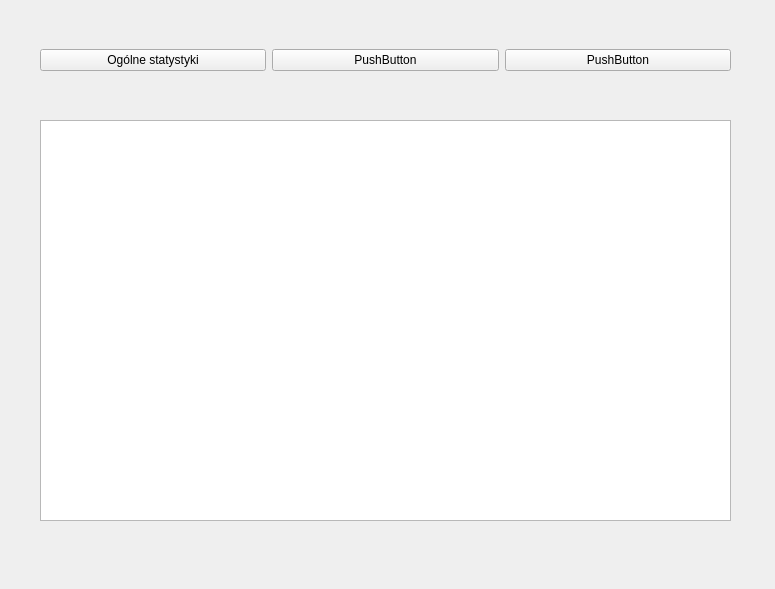
<?xml version="1.0" encoding="UTF-8"?>
<ui version="4.0">
 <class>Add_new_class_window</class>
 <widget class="QWidget" name="Add_new_class_window">
  <property name="geometry">
   <rect>
    <x>0</x>
    <y>0</y>
    <width>775</width>
    <height>589</height>
   </rect>
  </property>
  <property name="font">
   <font>
    <pointsize>9</pointsize>
   </font>
  </property>
  <property name="windowTitle">
   <string>New Class</string>
  </property>
  <widget class="QWidget" name="horizontalLayoutWidget">
   <property name="geometry">
    <rect>
     <x>40</x>
     <y>20</y>
     <width>691</width>
     <height>80</height>
    </rect>
   </property>
   <layout class="QHBoxLayout" name="horizontalLayout">
    <item>
     <widget class="QPushButton" name="general_stats_button">
      <property name="text">
       <string>Ogólne statystyki</string>
      </property>
     </widget>
    </item>
    <item>
     <widget class="QPushButton" name="pushButton_2">
      <property name="text">
       <string>PushButton</string>
      </property>
     </widget>
    </item>
    <item>
     <widget class="QPushButton" name="pushButton">
      <property name="text">
       <string>PushButton</string>
      </property>
     </widget>
    </item>
   </layout>
  </widget>
  <widget class="QTableView" name="tableView">
   <property name="geometry">
    <rect>
     <x>40</x>
     <y>120</y>
     <width>691</width>
     <height>401</height>
    </rect>
   </property>
  </widget>
 </widget>
 <resources/>
 <connections/>
</ui>
